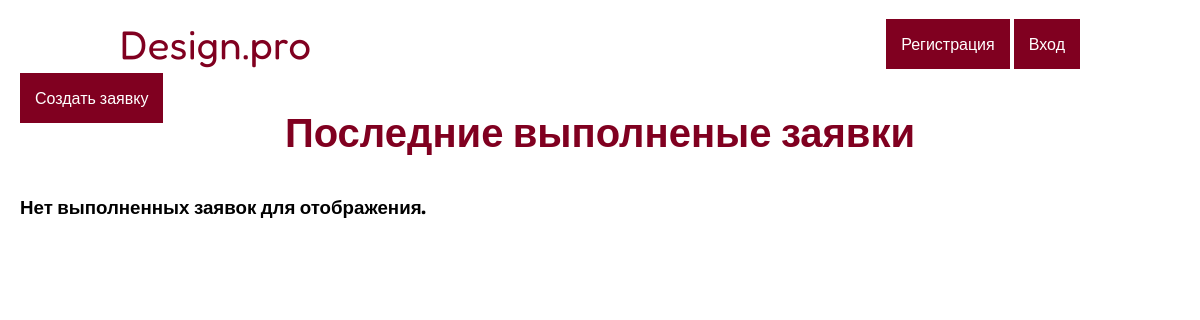
The app's page /catalog/, older data.
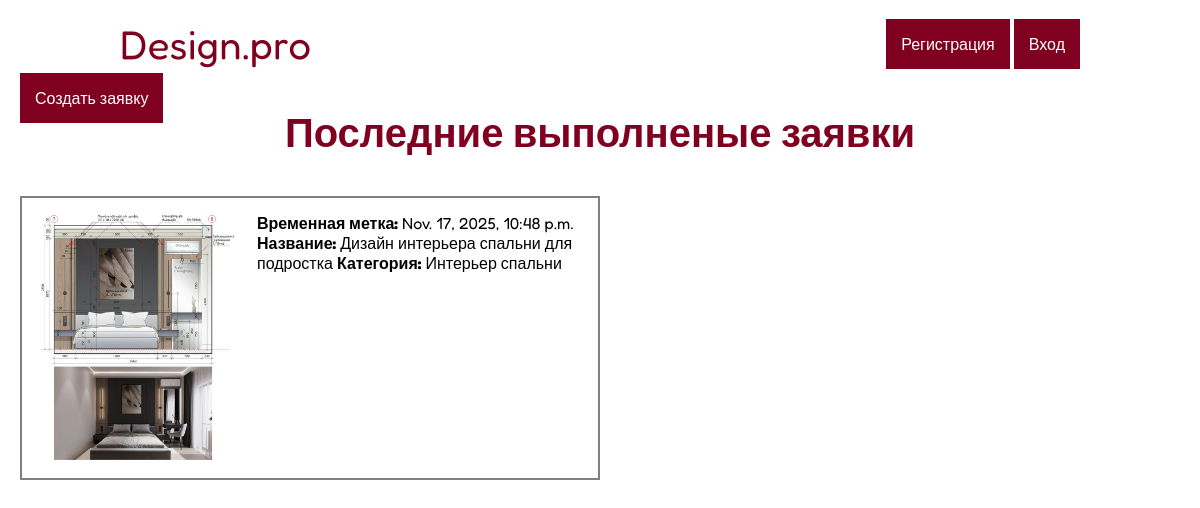
The same page, newer data.
### catalog/models.py (models this page shows, shortened)
class Application(models.Model):
    STATUS_CHOICES = [
        ('new', 'Новая'),
        ('in_progress', 'Принято в работу'),
        ('completed', 'Выполнено'),
    ]
    title = models.CharField(verbose_name="Название",max_length=200)
    description = models.TextField()
    category = models.ForeignKey(Category, on_delete=models.SET_NULL, null=True)
    image = models.ImageField(upload_to='applications/', max_length=2048)
    status = models.CharField(choices=STATUS_CHOICES, default='new', max_length=20)
    created_at = models.DateTimeField(auto_now_add=True)
    user = models.ForeignKey(User, on_delete=models.CASCADE)

class Category(models.Model):
    name = models.CharField(max_length=200, help_text="Выберите категорию")
    def __str__(self):
        return self.name

### catalog/views.py (the view)
# urls.py: path('', views.index.as_view(), name='index'),
class index(generic.ListView):
    model = Application
    template_name = 'index.html'
    context_object_name = 'completed_applications'
    def index(request):
        return Application.objects.filter(status='completed').order_by('-created_at')[:4]

### catalog/templates/index.html (shortened to what this page needs)
{% extends 'base.html' %}
{% block content %}
    <section class="completed">
        <h2 class="completed_title title">Последние выполненые заявки</h2>
        <div class="completed_list">
            {% for application in completed_applications %}
                <article class="completed__card">
                    <img src="{{ application.image.url }}" alt="{{ application.title }}">
                    <div class="completed_content">
                        <span class="completed_item"><strong>Временная метка:</strong> {{ application.created_at }}</span>
                        <span class="completed_item"><strong>Название:</strong> {{ application.title }}</span>
                        <span class="completed_item"><strong>Категория:</strong> {{ application.category }}</span>
                    </div>
                </article>
            {% empty %}
                <h3>Нет выполненных заявок для отображения.</h3>
            {% endfor %}
        </div>
    </section>
{% endblock %}

### catalog/templates/base.html (shortened to what this page needs)
{% load static %}
<!DOCTYPE html>
<html lang="ru">
<head>
    <link type="text/css" href="{% static 'css/style.css' %}" rel="stylesheet" />
</head>
<body>
    <header class="header">
        <div class="container">
            <div class="header_inner">
                <a class="header_logo" href="{% url 'index' %}">Design.pro</a>
                <div class="header__buttons">
                    {% if user.is_authenticated %}
                        <a href="{% url 'profile' %}" class="header__button button">Профиль</a>
                        <a href="{% url 'logout' %}" class="header_button button">Выйти</a>
                    {% else %}
                        <a href="{% url 'register' %}" class="header_button button">Регистрация</a>
                        <a href="{% url 'login' %}" class="header_button button">Вход</a>
                    {% endif %}
                </div>
            </div>
        </div>
    </header>
    <main>
        <div class="container">
            <a href="{% url 'create_applications' %}" class="header_button button">Создать заявку</a>
            {% block content %}
            {% endblock %}
        </div>
    </main>
</body>
</html>

### catalog/static/css/style.css (style rules this page uses)
* { margin: 0; padding: 0; box-sizing: border-box; }
body { font-family: "Fredoka", sans-serif; }
.container { max-width: 1600px; margin: 0 auto; padding: 0px 20px; }
.button { text-decoration: none; max-width: 150px; width: 100%; background: #800020; color: #fff; padding: 15px; }
section { margin-bottom: 50px; }
.header { padding: 20px 100px; }
.header_inner { display: flex; align-items: center; justify-content: space-between; }
.header_logo { font-size: 40px; text-decoration: none; color: #800020; }
.title { text-align: center; color: #800020; margin-bottom: 40px; font-size: 40px; }
.completed__card { padding: 15px; width: 100%; max-width: 50%; display: flex; gap: 20px; border: 2px solid gray; }
img { width: 200px; }

Row changes from the older to the newer data that the page shows:
added Application: image (picture), created_at "Nov. 17, 2025, 10:48 p.m.", title "Дизайн интерьера спальни для подростка", category "Интерьер спальни"
Text that changed along with them:
text no longer shown: "Нет выполненных заявок для отображения."
